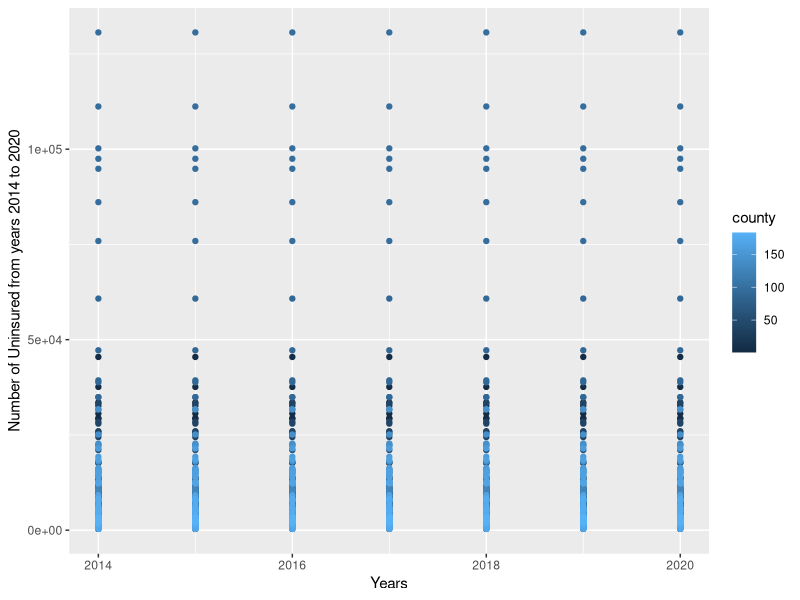

R code for this plot:
## ---- chunk 1
library(tidyverse)
library(kableExtra)
## ---- chunk 2

nui_2014 <- read.csv('Data/nui_pt_all_counties_IN_2014.csv', header = TRUE, skip = 1)
nui_2015 <- read.csv('Data/nui_pt_all_counties_IN_2015.csv', header = TRUE, skip = 1)
nui_2016 <- read.csv('Data/nui_pt_all_counties_IN_2016.csv', header = TRUE, skip = 1)
nui_2017 <- read.csv('Data/nui_pt_all_counties_IN_2017.csv', header = TRUE, skip = 1)
nui_2018 <- read.csv('Data/nui_pt_all_counties_IN_2018.csv', header = TRUE, skip = 1)
nui_2019 <- read.csv('Data/nui_pt_all_counties_IN_2019.csv', header = TRUE, skip = 1)
nui_2020 <- read.csv('Data/nui_pt_all_counties_IN_2020.csv', header = TRUE, skip = 1)

nui_2014_tb <- as.tibble(nui_2014)
nui_2015_tb <- as.tibble(nui_2015)
nui_2016_tb <- as.tibble(nui_2016)
nui_2017_tb <- as.tibble(nui_2017)
nui_2018_tb <- as.tibble(nui_2018)
nui_2019_tb <- as.tibble(nui_2019)
nui_2020_tb <- as.tibble(nui_2020)
## ---- chunk 3
arrange(nui_2014_tb, X0)
arrange(nui_2015_tb, X0)
arrange(nui_2016_tb, X0)
arrange(nui_2017_tb, X0)
arrange(nui_2018_tb, X0)
arrange(nui_2019_tb, X0)
arrange(nui_2020_tb, X0)
## ---- chunk 4
all_datasets <- left_join(nui_2014_tb, nui_2015_tb, by = c("X0", "NAME", "state", "county"))
all_datasets <- left_join(all_datasets, nui_2016_tb, by = c("X0", "NAME", "state", "county"))
all_datasets <- left_join(all_datasets, nui_2017_tb, by = c("X0", "NAME", "state", "county"))
all_datasets <- left_join(all_datasets, nui_2018_tb, by = c("X0", "NAME", "state", "county"))
all_datasets <- left_join(all_datasets, nui_2019_tb, by = c("X0", "NAME", "state", "county"))
all_datasets <- left_join(all_datasets, nui_2020_tb, by = c("X0", "NAME", "state", "county"))

all_datasets
## ---- chunk 5
all_datasets_clean <- pivot_longer(
  data = all_datasets,
  cols = c(NUI_PT, NUI_PT.x, NUI_PT.y, NUI_PT.x.x, NUI_PT.y.y, NUI_PT.x.x.x, NUI_PT.y.y.y),
  names_to = "NUI_PT_Names",
  values_to = "NUI",
  values_drop_na = TRUE
)
all_datasets_clean <- pivot_longer(
  data = all_datasets_clean,
  cols = c(time, time.x, time.y, time.x.x, time.y.y, time.x.x.x, time.y.y.y),
  names_to = "time_Names",
  values_to = "year",
  values_drop_na = TRUE
)

## ---- chunk 6
ggplot(data = all_datasets_clean, aes(x = year, y = NUI, color = county)) +
  geom_point() +
  xlab("Years") +
  ylab("Number of Uninsured from years 2014 to 2020")
